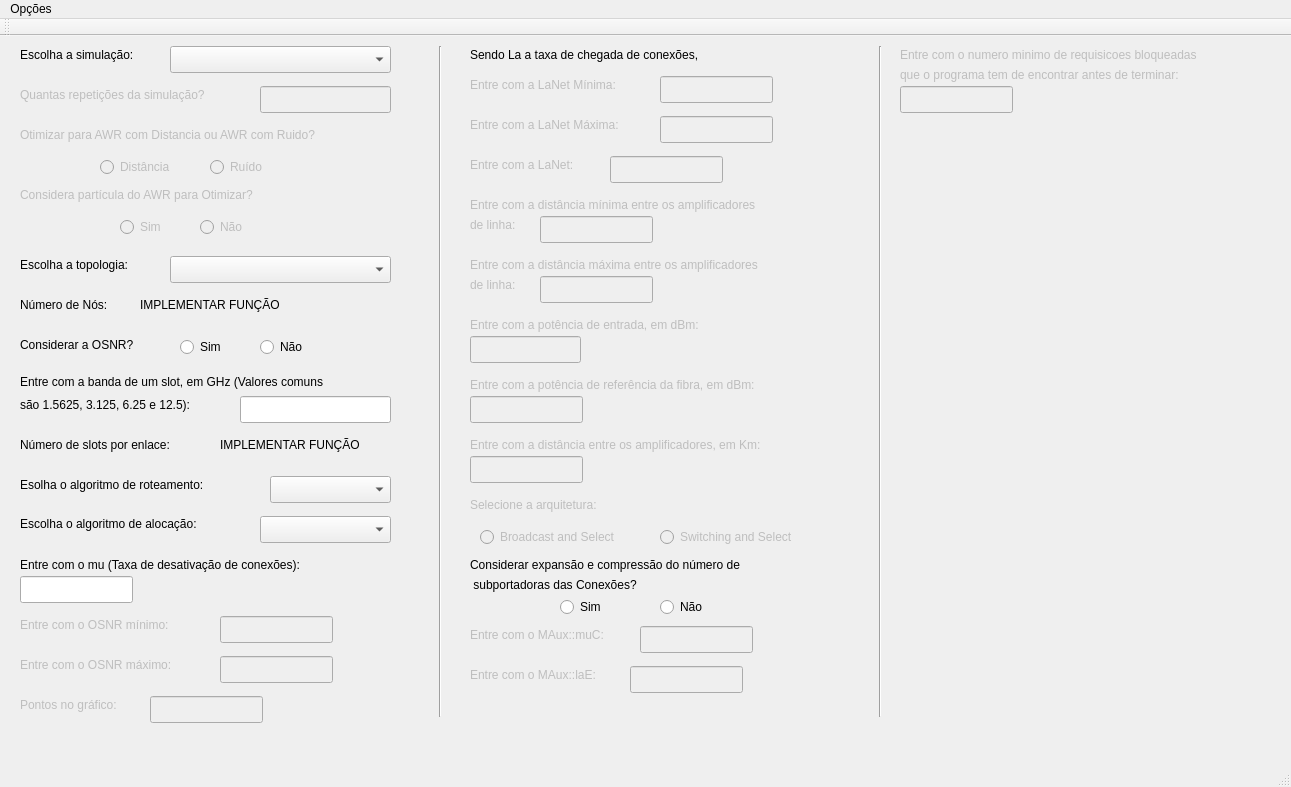
<?xml version="1.0" encoding="UTF-8"?>
<ui version="4.0">
 <class>tela_principal</class>
 <widget class="QMainWindow" name="tela_principal">
  <property name="geometry">
   <rect>
    <x>0</x>
    <y>0</y>
    <width>1291</width>
    <height>787</height>
   </rect>
  </property>
  <property name="windowTitle">
   <string>tela_principal</string>
  </property>
  <widget class="QWidget" name="centralWidget">
   <widget class="QLabel" name="label_op_sim">
    <property name="geometry">
     <rect>
      <x>20</x>
      <y>10</y>
      <width>141</width>
      <height>17</height>
     </rect>
    </property>
    <property name="text">
     <string>Escolha a simulação:</string>
    </property>
   </widget>
   <widget class="QComboBox" name="comboBox_op_sim">
    <property name="geometry">
     <rect>
      <x>170</x>
      <y>10</y>
      <width>221</width>
      <height>27</height>
     </rect>
    </property>
   </widget>
   <widget class="QLabel" name="label_rep_sim">
    <property name="enabled">
     <bool>false</bool>
    </property>
    <property name="geometry">
     <rect>
      <x>20</x>
      <y>50</y>
      <width>241</width>
      <height>17</height>
     </rect>
    </property>
    <property name="text">
     <string>Quantas repetições da simulação?</string>
    </property>
   </widget>
   <widget class="QLineEdit" name="lineEdit_rep_sim">
    <property name="enabled">
     <bool>false</bool>
    </property>
    <property name="geometry">
     <rect>
      <x>260</x>
      <y>50</y>
      <width>131</width>
      <height>27</height>
     </rect>
    </property>
   </widget>
   <widget class="QLabel" name="label_otim_dist_ruid">
    <property name="enabled">
     <bool>false</bool>
    </property>
    <property name="geometry">
     <rect>
      <x>20</x>
      <y>90</y>
      <width>371</width>
      <height>17</height>
     </rect>
    </property>
    <property name="text">
     <string>Otimizar para AWR com Distancia ou AWR com Ruido?</string>
    </property>
   </widget>
   <widget class="QRadioButton" name="radioButton_otim_dist">
    <property name="enabled">
     <bool>false</bool>
    </property>
    <property name="geometry">
     <rect>
      <x>100</x>
      <y>120</y>
      <width>117</width>
      <height>22</height>
     </rect>
    </property>
    <property name="text">
     <string>Distância</string>
    </property>
    <attribute name="buttonGroup">
     <string notr="true">buttonGroup_otim_dist_ruid</string>
    </attribute>
   </widget>
   <widget class="QRadioButton" name="radioButton_otim_ruid">
    <property name="enabled">
     <bool>false</bool>
    </property>
    <property name="geometry">
     <rect>
      <x>210</x>
      <y>120</y>
      <width>117</width>
      <height>22</height>
     </rect>
    </property>
    <property name="text">
     <string>Ruído</string>
    </property>
    <attribute name="buttonGroup">
     <string notr="true">buttonGroup_otim_dist_ruid</string>
    </attribute>
   </widget>
   <widget class="QLabel" name="label_awr_otim">
    <property name="enabled">
     <bool>false</bool>
    </property>
    <property name="geometry">
     <rect>
      <x>20</x>
      <y>150</y>
      <width>311</width>
      <height>17</height>
     </rect>
    </property>
    <property name="text">
     <string>Considera partícula do AWR para Otimizar? </string>
    </property>
   </widget>
   <widget class="QRadioButton" name="radioButton_awr_otim_sim">
    <property name="enabled">
     <bool>false</bool>
    </property>
    <property name="geometry">
     <rect>
      <x>120</x>
      <y>180</y>
      <width>117</width>
      <height>22</height>
     </rect>
    </property>
    <property name="text">
     <string>Sim</string>
    </property>
    <attribute name="buttonGroup">
     <string notr="true">buttonGroup_awr_otim</string>
    </attribute>
   </widget>
   <widget class="QRadioButton" name="radioButton_awr_otim_nao">
    <property name="enabled">
     <bool>false</bool>
    </property>
    <property name="geometry">
     <rect>
      <x>200</x>
      <y>180</y>
      <width>117</width>
      <height>22</height>
     </rect>
    </property>
    <property name="text">
     <string>Não</string>
    </property>
    <attribute name="buttonGroup">
     <string notr="true">buttonGroup_awr_otim</string>
    </attribute>
   </widget>
   <widget class="QLabel" name="label_op_topo">
    <property name="geometry">
     <rect>
      <x>20</x>
      <y>220</y>
      <width>151</width>
      <height>17</height>
     </rect>
    </property>
    <property name="text">
     <string>Escolha a topologia:</string>
    </property>
   </widget>
   <widget class="QComboBox" name="comboBox_op_topo">
    <property name="geometry">
     <rect>
      <x>170</x>
      <y>220</y>
      <width>221</width>
      <height>27</height>
     </rect>
    </property>
   </widget>
   <widget class="QLabel" name="label_num_nos">
    <property name="geometry">
     <rect>
      <x>20</x>
      <y>260</y>
      <width>121</width>
      <height>17</height>
     </rect>
    </property>
    <property name="text">
     <string>Número de Nós:</string>
    </property>
   </widget>
   <widget class="QLabel" name="label_num_nos_valor">
    <property name="geometry">
     <rect>
      <x>140</x>
      <y>260</y>
      <width>201</width>
      <height>17</height>
     </rect>
    </property>
    <property name="text">
     <string>IMPLEMENTAR FUNÇÃO</string>
    </property>
   </widget>
   <widget class="QLabel" name="label_cons_osnr">
    <property name="geometry">
     <rect>
      <x>20</x>
      <y>300</y>
      <width>151</width>
      <height>17</height>
     </rect>
    </property>
    <property name="text">
     <string>Considerar a OSNR?</string>
    </property>
   </widget>
   <widget class="QRadioButton" name="radioButton_cons_osnr_sim">
    <property name="geometry">
     <rect>
      <x>180</x>
      <y>300</y>
      <width>117</width>
      <height>22</height>
     </rect>
    </property>
    <property name="text">
     <string>Sim</string>
    </property>
    <attribute name="buttonGroup">
     <string notr="true">buttonGroup_cons_osnr</string>
    </attribute>
   </widget>
   <widget class="QRadioButton" name="radioButton_cons_osnr_nao">
    <property name="geometry">
     <rect>
      <x>260</x>
      <y>300</y>
      <width>117</width>
      <height>22</height>
     </rect>
    </property>
    <property name="text">
     <string>Não</string>
    </property>
    <attribute name="buttonGroup">
     <string notr="true">buttonGroup_cons_osnr</string>
    </attribute>
   </widget>
   <widget class="QLabel" name="label_banda_slot">
    <property name="geometry">
     <rect>
      <x>20</x>
      <y>330</y>
      <width>381</width>
      <height>31</height>
     </rect>
    </property>
    <property name="text">
     <string>Entre com a banda de um slot, em GHz (Valores comuns </string>
    </property>
   </widget>
   <widget class="QLabel" name="label_banda_slot_cont">
    <property name="geometry">
     <rect>
      <x>20</x>
      <y>360</y>
      <width>231</width>
      <height>17</height>
     </rect>
    </property>
    <property name="text">
     <string>são 1.5625, 3.125, 6.25 e 12.5):</string>
    </property>
   </widget>
   <widget class="QLineEdit" name="lineEdit_banda_slot">
    <property name="geometry">
     <rect>
      <x>240</x>
      <y>360</y>
      <width>151</width>
      <height>27</height>
     </rect>
    </property>
   </widget>
   <widget class="QLabel" name="label_num_slot_enlace">
    <property name="geometry">
     <rect>
      <x>20</x>
      <y>400</y>
      <width>301</width>
      <height>17</height>
     </rect>
    </property>
    <property name="text">
     <string>Número de slots por enlace:</string>
    </property>
   </widget>
   <widget class="QLabel" name="label_num_slot_enlace_valor">
    <property name="geometry">
     <rect>
      <x>220</x>
      <y>400</y>
      <width>171</width>
      <height>17</height>
     </rect>
    </property>
    <property name="text">
     <string>IMPLEMENTAR FUNÇÃO</string>
    </property>
   </widget>
   <widget class="QLabel" name="label_op_alg_rote">
    <property name="enabled">
     <bool>true</bool>
    </property>
    <property name="geometry">
     <rect>
      <x>20</x>
      <y>440</y>
      <width>241</width>
      <height>17</height>
     </rect>
    </property>
    <property name="text">
     <string>Esolha o algoritmo de roteamento:</string>
    </property>
   </widget>
   <widget class="QComboBox" name="comboBox_op_alg_rote">
    <property name="enabled">
     <bool>true</bool>
    </property>
    <property name="geometry">
     <rect>
      <x>270</x>
      <y>440</y>
      <width>121</width>
      <height>27</height>
     </rect>
    </property>
   </widget>
   <widget class="QLabel" name="label_op_alg_aloc">
    <property name="geometry">
     <rect>
      <x>20</x>
      <y>480</y>
      <width>231</width>
      <height>16</height>
     </rect>
    </property>
    <property name="text">
     <string>Escolha o algoritmo de alocação:</string>
    </property>
   </widget>
   <widget class="QComboBox" name="comboBox_op_alg_aloc">
    <property name="geometry">
     <rect>
      <x>260</x>
      <y>480</y>
      <width>131</width>
      <height>27</height>
     </rect>
    </property>
   </widget>
   <widget class="QLabel" name="label_mu">
    <property name="geometry">
     <rect>
      <x>20</x>
      <y>520</y>
      <width>361</width>
      <height>17</height>
     </rect>
    </property>
    <property name="text">
     <string>Entre com o mu (Taxa de desativação de conexões):</string>
    </property>
   </widget>
   <widget class="QLineEdit" name="lineEdit_mu">
    <property name="geometry">
     <rect>
      <x>20</x>
      <y>540</y>
      <width>113</width>
      <height>27</height>
     </rect>
    </property>
   </widget>
   <widget class="QLabel" name="label_osnr_min">
    <property name="enabled">
     <bool>false</bool>
    </property>
    <property name="geometry">
     <rect>
      <x>20</x>
      <y>580</y>
      <width>191</width>
      <height>17</height>
     </rect>
    </property>
    <property name="text">
     <string>Entre com o OSNR mínimo:</string>
    </property>
   </widget>
   <widget class="QLabel" name="label_osnr_max">
    <property name="enabled">
     <bool>false</bool>
    </property>
    <property name="geometry">
     <rect>
      <x>20</x>
      <y>620</y>
      <width>191</width>
      <height>17</height>
     </rect>
    </property>
    <property name="text">
     <string>Entre com o OSNR máximo:</string>
    </property>
   </widget>
   <widget class="QLineEdit" name="lineEdit_osnr_min">
    <property name="enabled">
     <bool>false</bool>
    </property>
    <property name="geometry">
     <rect>
      <x>220</x>
      <y>580</y>
      <width>113</width>
      <height>27</height>
     </rect>
    </property>
   </widget>
   <widget class="QLineEdit" name="lineEdit_osnr_max">
    <property name="enabled">
     <bool>false</bool>
    </property>
    <property name="geometry">
     <rect>
      <x>220</x>
      <y>620</y>
      <width>113</width>
      <height>27</height>
     </rect>
    </property>
   </widget>
   <widget class="QLabel" name="label_pontos_graf">
    <property name="enabled">
     <bool>false</bool>
    </property>
    <property name="geometry">
     <rect>
      <x>20</x>
      <y>660</y>
      <width>131</width>
      <height>17</height>
     </rect>
    </property>
    <property name="text">
     <string>Pontos no gráfico:</string>
    </property>
   </widget>
   <widget class="QLineEdit" name="lineEdit_pontos_graf">
    <property name="enabled">
     <bool>false</bool>
    </property>
    <property name="geometry">
     <rect>
      <x>150</x>
      <y>660</y>
      <width>113</width>
      <height>27</height>
     </rect>
    </property>
   </widget>
   <widget class="Line" name="line">
    <property name="geometry">
     <rect>
      <x>430</x>
      <y>10</y>
      <width>20</width>
      <height>671</height>
     </rect>
    </property>
    <property name="orientation">
     <enum>Qt::Vertical</enum>
    </property>
   </widget>
   <widget class="QLabel" name="label_inform_la">
    <property name="geometry">
     <rect>
      <x>470</x>
      <y>10</y>
      <width>281</width>
      <height>17</height>
     </rect>
    </property>
    <property name="text">
     <string>Sendo La a taxa de chegada de conexões, </string>
    </property>
   </widget>
   <widget class="QLabel" name="label_la_min">
    <property name="enabled">
     <bool>false</bool>
    </property>
    <property name="geometry">
     <rect>
      <x>470</x>
      <y>40</y>
      <width>191</width>
      <height>17</height>
     </rect>
    </property>
    <property name="text">
     <string>Entre com a LaNet Mínima:</string>
    </property>
   </widget>
   <widget class="QLabel" name="label_la_max">
    <property name="enabled">
     <bool>false</bool>
    </property>
    <property name="geometry">
     <rect>
      <x>470</x>
      <y>80</y>
      <width>191</width>
      <height>17</height>
     </rect>
    </property>
    <property name="text">
     <string>Entre com a LaNet Máxima:</string>
    </property>
   </widget>
   <widget class="QLineEdit" name="lineEdit_la_min">
    <property name="enabled">
     <bool>false</bool>
    </property>
    <property name="geometry">
     <rect>
      <x>660</x>
      <y>40</y>
      <width>113</width>
      <height>27</height>
     </rect>
    </property>
   </widget>
   <widget class="QLineEdit" name="lineEdit_la_max">
    <property name="enabled">
     <bool>false</bool>
    </property>
    <property name="geometry">
     <rect>
      <x>660</x>
      <y>80</y>
      <width>113</width>
      <height>27</height>
     </rect>
    </property>
   </widget>
   <widget class="QLabel" name="label_la">
    <property name="enabled">
     <bool>false</bool>
    </property>
    <property name="geometry">
     <rect>
      <x>470</x>
      <y>120</y>
      <width>131</width>
      <height>17</height>
     </rect>
    </property>
    <property name="text">
     <string>Entre com a LaNet:</string>
    </property>
   </widget>
   <widget class="QLineEdit" name="lineEdit_la">
    <property name="enabled">
     <bool>false</bool>
    </property>
    <property name="geometry">
     <rect>
      <x>610</x>
      <y>120</y>
      <width>113</width>
      <height>27</height>
     </rect>
    </property>
   </widget>
   <widget class="QLabel" name="label_dist_min_amp">
    <property name="enabled">
     <bool>false</bool>
    </property>
    <property name="geometry">
     <rect>
      <x>470</x>
      <y>160</y>
      <width>431</width>
      <height>17</height>
     </rect>
    </property>
    <property name="text">
     <string>Entre com a distância mínima entre os amplificadores</string>
    </property>
   </widget>
   <widget class="QLabel" name="label_dist_min_amp_cont">
    <property name="enabled">
     <bool>false</bool>
    </property>
    <property name="geometry">
     <rect>
      <x>470</x>
      <y>180</y>
      <width>67</width>
      <height>17</height>
     </rect>
    </property>
    <property name="text">
     <string>de linha:</string>
    </property>
   </widget>
   <widget class="QLineEdit" name="lineEdit_dist_min_amp">
    <property name="enabled">
     <bool>false</bool>
    </property>
    <property name="geometry">
     <rect>
      <x>540</x>
      <y>180</y>
      <width>113</width>
      <height>27</height>
     </rect>
    </property>
   </widget>
   <widget class="QLabel" name="label_dist_max_amp">
    <property name="enabled">
     <bool>false</bool>
    </property>
    <property name="geometry">
     <rect>
      <x>470</x>
      <y>220</y>
      <width>441</width>
      <height>17</height>
     </rect>
    </property>
    <property name="text">
     <string>Entre com a distância máxima entre os amplificadores</string>
    </property>
   </widget>
   <widget class="QLabel" name="label_dist_max_amp_cont">
    <property name="enabled">
     <bool>false</bool>
    </property>
    <property name="geometry">
     <rect>
      <x>470</x>
      <y>240</y>
      <width>67</width>
      <height>17</height>
     </rect>
    </property>
    <property name="text">
     <string>de linha:</string>
    </property>
   </widget>
   <widget class="QLineEdit" name="lineEdit_dist_max_amp">
    <property name="enabled">
     <bool>false</bool>
    </property>
    <property name="geometry">
     <rect>
      <x>540</x>
      <y>240</y>
      <width>113</width>
      <height>27</height>
     </rect>
    </property>
   </widget>
   <widget class="QLabel" name="label_pot_entr">
    <property name="enabled">
     <bool>false</bool>
    </property>
    <property name="geometry">
     <rect>
      <x>470</x>
      <y>280</y>
      <width>291</width>
      <height>17</height>
     </rect>
    </property>
    <property name="text">
     <string>Entre com a potência de entrada, em dBm:</string>
    </property>
   </widget>
   <widget class="QLineEdit" name="lineEdit_pot_entr">
    <property name="enabled">
     <bool>false</bool>
    </property>
    <property name="geometry">
     <rect>
      <x>470</x>
      <y>300</y>
      <width>111</width>
      <height>27</height>
     </rect>
    </property>
   </widget>
   <widget class="QLabel" name="label_pot_ref">
    <property name="enabled">
     <bool>false</bool>
    </property>
    <property name="geometry">
     <rect>
      <x>470</x>
      <y>340</y>
      <width>381</width>
      <height>17</height>
     </rect>
    </property>
    <property name="text">
     <string>Entre com a potência de referência da fibra, em dBm:</string>
    </property>
   </widget>
   <widget class="QLineEdit" name="lineEdit_pot_ref">
    <property name="enabled">
     <bool>false</bool>
    </property>
    <property name="geometry">
     <rect>
      <x>470</x>
      <y>360</y>
      <width>113</width>
      <height>27</height>
     </rect>
    </property>
   </widget>
   <widget class="QLabel" name="label_dist_amp">
    <property name="enabled">
     <bool>false</bool>
    </property>
    <property name="geometry">
     <rect>
      <x>470</x>
      <y>400</y>
      <width>381</width>
      <height>17</height>
     </rect>
    </property>
    <property name="text">
     <string>Entre com a distância entre os amplificadores, em Km:</string>
    </property>
   </widget>
   <widget class="QLineEdit" name="lineEdit_dist_amp">
    <property name="enabled">
     <bool>false</bool>
    </property>
    <property name="geometry">
     <rect>
      <x>470</x>
      <y>420</y>
      <width>113</width>
      <height>27</height>
     </rect>
    </property>
   </widget>
   <widget class="QLabel" name="label_arq">
    <property name="enabled">
     <bool>false</bool>
    </property>
    <property name="geometry">
     <rect>
      <x>470</x>
      <y>460</y>
      <width>181</width>
      <height>17</height>
     </rect>
    </property>
    <property name="text">
     <string>Selecione a arquitetura:</string>
    </property>
   </widget>
   <widget class="QRadioButton" name="radioButton_arq_bs">
    <property name="enabled">
     <bool>false</bool>
    </property>
    <property name="geometry">
     <rect>
      <x>480</x>
      <y>490</y>
      <width>181</width>
      <height>22</height>
     </rect>
    </property>
    <property name="text">
     <string>Broadcast and Select</string>
    </property>
    <attribute name="buttonGroup">
     <string notr="true">buttonGroup_arq</string>
    </attribute>
   </widget>
   <widget class="QRadioButton" name="radioButton_arq_ss">
    <property name="enabled">
     <bool>false</bool>
    </property>
    <property name="geometry">
     <rect>
      <x>660</x>
      <y>490</y>
      <width>181</width>
      <height>22</height>
     </rect>
    </property>
    <property name="text">
     <string>Switching and Select</string>
    </property>
    <attribute name="buttonGroup">
     <string notr="true">buttonGroup_arq</string>
    </attribute>
   </widget>
   <widget class="QLabel" name="label_cons_exp_compr">
    <property name="geometry">
     <rect>
      <x>470</x>
      <y>520</y>
      <width>351</width>
      <height>17</height>
     </rect>
    </property>
    <property name="text">
     <string>Considerar expansão e compressão do número de</string>
    </property>
   </widget>
   <widget class="QLabel" name="label_cons_exp_compr_cont">
    <property name="geometry">
     <rect>
      <x>470</x>
      <y>540</y>
      <width>211</width>
      <height>17</height>
     </rect>
    </property>
    <property name="text">
     <string> subportadoras das Conexões?</string>
    </property>
   </widget>
   <widget class="QRadioButton" name="radioButton_cons_exp_compr_sim">
    <property name="geometry">
     <rect>
      <x>560</x>
      <y>560</y>
      <width>117</width>
      <height>22</height>
     </rect>
    </property>
    <property name="text">
     <string>Sim</string>
    </property>
    <attribute name="buttonGroup">
     <string notr="true">buttonGroup_cons_exp_compr</string>
    </attribute>
   </widget>
   <widget class="QRadioButton" name="radioButton_cons_exp_compr_nao">
    <property name="geometry">
     <rect>
      <x>660</x>
      <y>560</y>
      <width>117</width>
      <height>22</height>
     </rect>
    </property>
    <property name="text">
     <string>Não</string>
    </property>
    <attribute name="buttonGroup">
     <string notr="true">buttonGroup_cons_exp_compr</string>
    </attribute>
   </widget>
   <widget class="QLabel" name="label_maux_lae">
    <property name="enabled">
     <bool>false</bool>
    </property>
    <property name="geometry">
     <rect>
      <x>470</x>
      <y>630</y>
      <width>161</width>
      <height>17</height>
     </rect>
    </property>
    <property name="text">
     <string>Entre com o MAux::laE:</string>
    </property>
   </widget>
   <widget class="QLineEdit" name="lineEdit_maux_lae">
    <property name="enabled">
     <bool>false</bool>
    </property>
    <property name="geometry">
     <rect>
      <x>630</x>
      <y>630</y>
      <width>113</width>
      <height>27</height>
     </rect>
    </property>
   </widget>
   <widget class="QLabel" name="label_maux_muc">
    <property name="enabled">
     <bool>false</bool>
    </property>
    <property name="geometry">
     <rect>
      <x>470</x>
      <y>590</y>
      <width>171</width>
      <height>17</height>
     </rect>
    </property>
    <property name="text">
     <string>Entre com o MAux::muC:</string>
    </property>
   </widget>
   <widget class="QLineEdit" name="lineEdit_maux_muc">
    <property name="enabled">
     <bool>false</bool>
    </property>
    <property name="geometry">
     <rect>
      <x>640</x>
      <y>590</y>
      <width>113</width>
      <height>27</height>
     </rect>
    </property>
   </widget>
   <widget class="QLabel" name="label_num_req">
    <property name="enabled">
     <bool>false</bool>
    </property>
    <property name="geometry">
     <rect>
      <x>900</x>
      <y>10</y>
      <width>391</width>
      <height>17</height>
     </rect>
    </property>
    <property name="text">
     <string>Entre com o numero minimo de requisicoes bloqueadas</string>
    </property>
   </widget>
   <widget class="QLabel" name="label_num_req_cont">
    <property name="enabled">
     <bool>false</bool>
    </property>
    <property name="geometry">
     <rect>
      <x>900</x>
      <y>30</y>
      <width>421</width>
      <height>17</height>
     </rect>
    </property>
    <property name="text">
     <string>que o programa tem de encontrar antes de terminar:</string>
    </property>
   </widget>
   <widget class="QLineEdit" name="lineEdit_num_req">
    <property name="enabled">
     <bool>false</bool>
    </property>
    <property name="geometry">
     <rect>
      <x>900</x>
      <y>50</y>
      <width>113</width>
      <height>27</height>
     </rect>
    </property>
   </widget>
   <widget class="Line" name="line_2">
    <property name="geometry">
     <rect>
      <x>870</x>
      <y>10</y>
      <width>20</width>
      <height>671</height>
     </rect>
    </property>
    <property name="orientation">
     <enum>Qt::Vertical</enum>
    </property>
   </widget>
  </widget>
  <widget class="QMenuBar" name="menuBar">
   <property name="geometry">
    <rect>
     <x>0</x>
     <y>0</y>
     <width>1291</width>
     <height>25</height>
    </rect>
   </property>
   <widget class="QMenu" name="menuOp_es">
    <property name="title">
     <string>Opções</string>
    </property>
    <addaction name="actionNova_Simula_o"/>
    <addaction name="actionAjuda"/>
    <addaction name="actionSair"/>
   </widget>
   <addaction name="menuOp_es"/>
  </widget>
  <widget class="QToolBar" name="mainToolBar">
   <attribute name="toolBarArea">
    <enum>TopToolBarArea</enum>
   </attribute>
   <attribute name="toolBarBreak">
    <bool>false</bool>
   </attribute>
  </widget>
  <widget class="QStatusBar" name="statusBar"/>
  <action name="actionNova_Simula_o">
   <property name="text">
    <string>Nova Simulação</string>
   </property>
  </action>
  <action name="actionAjuda">
   <property name="text">
    <string>Ajuda</string>
   </property>
  </action>
  <action name="actionSair">
   <property name="text">
    <string>Sair</string>
   </property>
  </action>
 </widget>
 <layoutdefault spacing="6" margin="11"/>
 <resources/>
 <connections/>
 <buttongroups>
  <buttongroup name="buttonGroup_cons_osnr"/>
  <buttongroup name="buttonGroup_cons_exp_compr"/>
  <buttongroup name="buttonGroup_awr_otim"/>
  <buttongroup name="buttonGroup_arq"/>
  <buttongroup name="buttonGroup_otim_dist_ruid"/>
 </buttongroups>
</ui>
